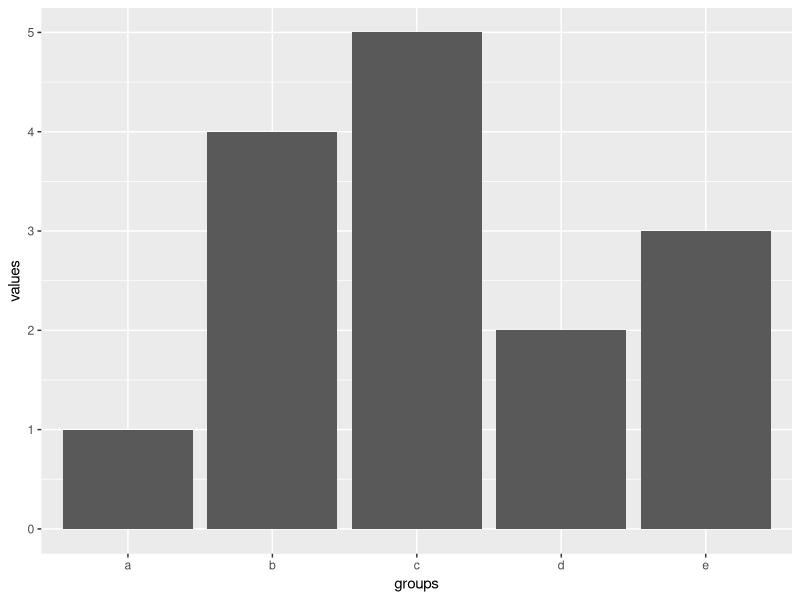
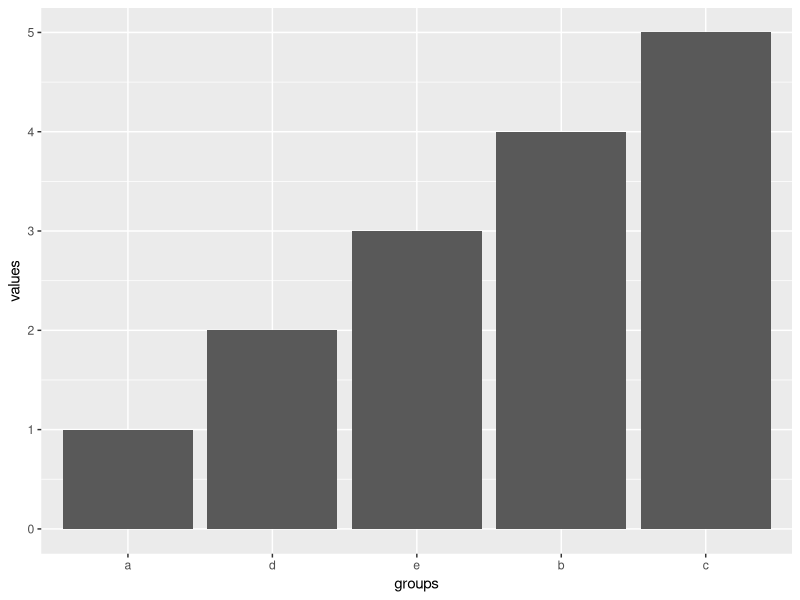
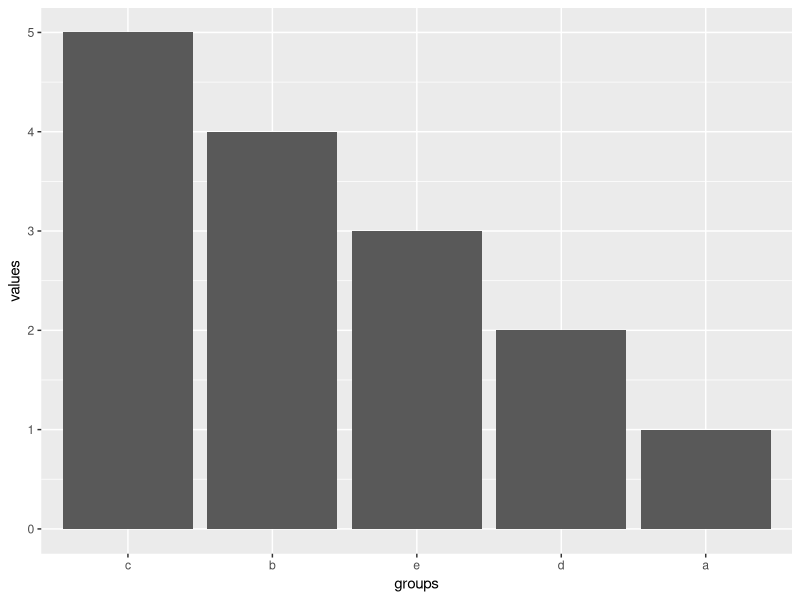

The R source for these figures, in order:
#### Forcats

library(tidyverse)

# A factor is a categorical variable in which the factors have some kind of relationship with each other.

# Imagine a dataset that looks like this:

groups<-rep(c("GroupA","GroupB","GroupC"),2)
time<-c(1,1,1,2,2,2)
relative_score<-c("High","Medium","Low","Low","High","Medium")
exact_score<-c(3,2,1,1,3,2)

dat2<-tibble(groups,time,relative_score,exact_score)

# Score is a categorical variable. It describes three different conditions, but they are numbers. They have relative values, but not numerically. Right now, the column "score" is a character vector, but this loses the relative value.

# Let's make this a factor

dat2$relative_score<-factor(dat2$relative_score)

# Now we see that the score column is a factor. To determine the "levels" of the factor or their values relative to each other, let's just call up that column.

dat2$relative_score

# This output shows that there are now "levels" to the factor, which indicate their relative values. However, right now, those factors are in the wrong order. We need to "relevel" the factor.

dat2$relative_score <- fct_relevel(dat2$relative_score,"Low","Medium","High")

# There are lots of quick functions for changing the order of the factors like this. See the cheat sheet for more examples. However, one of the most useful is fct_reorder, which allows you to reorder a factor based on the levels' relationship with another variable.

# Consider this example:

groups<-c("c","d","e","b","a")
values<-c(5,2,3,4,1)

dat<-tibble(groups,values)

dat %>% 
  ggplot(aes(x=groups,y=values))+
  geom_bar(stat="identity")

### By default, ggplot is organizing the bars alphabetically, but you might want to sort the bars in the ascending or descending value. The easier way to do is the reorder the groups variable as a factor.

#revel groups ascending by values. no need to use factor() before fct_reorder, fct_reorder automatically does it.
dat$groups<-fct_reorder(dat$groups,dat$values)

dat %>% 
  ggplot(aes(x=groups,y=values))+
  geom_bar(stat="identity")

#or by descending if you prefer
dat$groups<-fct_reorder(dat$groups,desc(dat$values))

dat %>% 
  ggplot(aes(x=groups,y=values))+
  geom_bar(stat="identity")
       